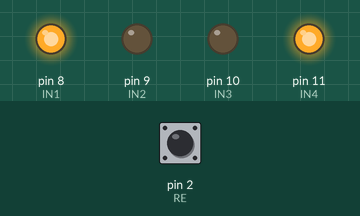
This sketch was run on a simulated Arduino Uno, built with avr-gcc and run on an emulated ATmega328P. Parts: output pins drawn as LEDs (lit = HIGH). The inputs (shaded band) are chosen by the test bench; at power-on: pin 2 (RE) HIGH. What the sketch prints to the serial monitor is not drawn.

Above: at 1.2 s.
1.3 s: pin 2 (RE) pulsed LOW 5 times (0.12 s each, 0.3 s apart)
Timing chart, 0 to 4.3 s (numbered marks = the images above; inputs shaded):
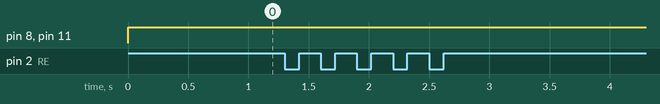

The sketch:

Pengujian_1_5_Putaran.ino
```cpp
#define RE 2
#define IN1 8
#define IN2 9
#define IN3 10
#define IN4 11

unsigned int counter;
unsigned int count = 0;
unsigned int rotation = 0;


void setup()
{
  Serial.begin(9600);
  pinMode(RE,INPUT_PULLUP);
  pinMode(IN1,OUTPUT);
  pinMode(IN2,OUTPUT);
  pinMode(IN3,OUTPUT);
  pinMode(IN4,OUTPUT);
  attachInterrupt(digitalPinToInterrupt(RE), kecepatan, CHANGE);

  digitalWrite(IN1, LOW);
  digitalWrite(IN2, LOW);
  digitalWrite(IN3, LOW);
  digitalWrite(IN4, LOW);
}

void loop()
{
  maju();

  if (count >= 30)
  {
    berhenti();
  }

  Serial.print("Count: ");
  Serial.println(count);
}

void kecepatan()
{
  count++;
}

void maju()
{
  digitalWrite(IN1, HIGH);
  digitalWrite(IN2, LOW);
  digitalWrite(IN3, LOW);
  digitalWrite(IN4, HIGH);
}

void berhenti()
{
  digitalWrite(IN1, LOW);
  digitalWrite(IN2, LOW);
  digitalWrite(IN3, LOW);
  digitalWrite(IN4, LOW);
}
```

Measured:
- after the input at 1.3 s, every drawn part: stays the same
